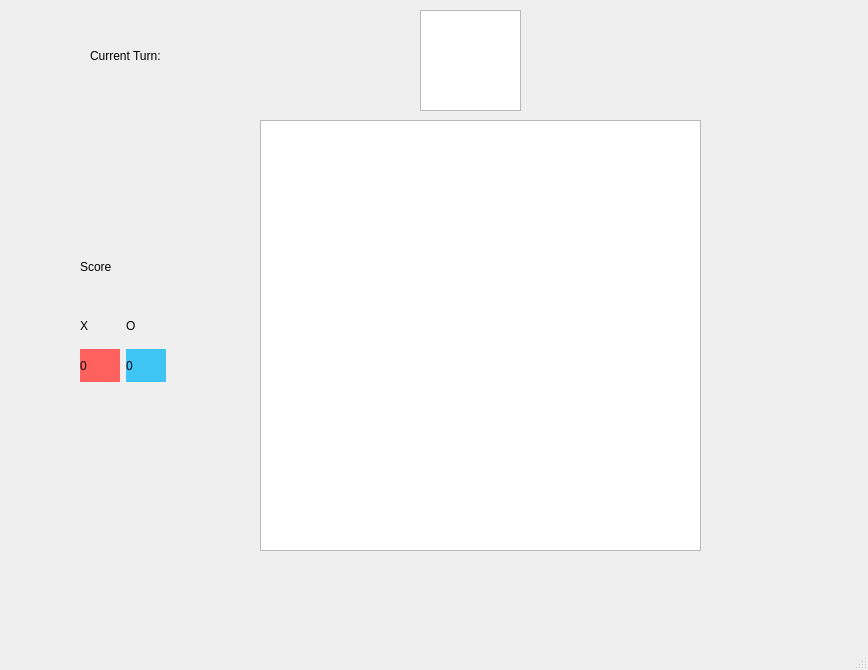
<?xml version="1.0" encoding="UTF-8"?>
<ui version="4.0">
 <class>MainWindow</class>
 <widget class="QMainWindow" name="MainWindow">
  <property name="geometry">
   <rect>
    <x>0</x>
    <y>0</y>
    <width>868</width>
    <height>670</height>
   </rect>
  </property>
  <property name="windowTitle">
   <string>MainWindow</string>
  </property>
  <widget class="QWidget" name="centralwidget">
   <widget class="QGraphicsView" name="GV_gameBoard">
    <property name="geometry">
     <rect>
      <x>260</x>
      <y>120</y>
      <width>441</width>
      <height>431</height>
     </rect>
    </property>
   </widget>
   <widget class="QLabel" name="label_6">
    <property name="geometry">
     <rect>
      <x>90</x>
      <y>30</y>
      <width>321</width>
      <height>51</height>
     </rect>
    </property>
    <property name="styleSheet">
     <string notr="true">qproperty-alignment: AlignRight;
font: 700 36pt &quot;Roboto&quot;;</string>
    </property>
    <property name="text">
     <string>Current Turn:</string>
    </property>
   </widget>
   <widget class="QGraphicsView" name="GV_currentPlayer">
    <property name="geometry">
     <rect>
      <x>420</x>
      <y>10</y>
      <width>101</width>
      <height>101</height>
     </rect>
    </property>
    <property name="minimumSize">
     <size>
      <width>101</width>
      <height>101</height>
     </size>
    </property>
    <property name="styleSheet">
     <string notr="true">background-image: url(:/Resources/x.png);</string>
    </property>
   </widget>
   <widget class="QWidget" name="">
    <property name="geometry">
     <rect>
      <x>80</x>
      <y>230</y>
      <width>86</width>
      <height>152</height>
     </rect>
    </property>
    <layout class="QVBoxLayout" name="verticalLayout">
     <item>
      <widget class="QLabel" name="label">
       <property name="styleSheet">
        <string notr="true">font: 700 24pt &quot;Roboto&quot;;
qproperty-alignment: AlignCenter;</string>
       </property>
       <property name="text">
        <string>Score</string>
       </property>
      </widget>
     </item>
     <item>
      <layout class="QGridLayout" name="gridLayout">
       <item row="0" column="1">
        <widget class="QLabel" name="label_5">
         <property name="styleSheet">
          <string notr="true">qproperty-alignment: AlignCenter;
font: 700 12pt &quot;Roboto&quot;;</string>
         </property>
         <property name="text">
          <string>O</string>
         </property>
        </widget>
       </item>
       <item row="1" column="0">
        <widget class="QLabel" name="labelScoreX">
         <property name="styleSheet">
          <string notr="true">qproperty-alignment: AlignCenter;
background-color: rgb(255, 97, 95);
font: 700 48pt &quot;Roboto&quot;;</string>
         </property>
         <property name="text">
          <string>0</string>
         </property>
        </widget>
       </item>
       <item row="0" column="0">
        <widget class="QLabel" name="label_4">
         <property name="styleSheet">
          <string notr="true">qproperty-alignment: AlignCenter;
font: 700 12pt &quot;Roboto&quot;;</string>
         </property>
         <property name="text">
          <string>X</string>
         </property>
        </widget>
       </item>
       <item row="1" column="1">
        <widget class="QLabel" name="labelScoreY">
         <property name="styleSheet">
          <string notr="true">qproperty-alignment: AlignCenter;
background-color: rgb(62, 197, 243);
font: 700 48pt &quot;Roboto&quot;;</string>
         </property>
         <property name="text">
          <string>0</string>
         </property>
        </widget>
       </item>
      </layout>
     </item>
    </layout>
   </widget>
  </widget>
  <widget class="QMenuBar" name="menubar">
   <property name="geometry">
    <rect>
     <x>0</x>
     <y>0</y>
     <width>868</width>
     <height>22</height>
    </rect>
   </property>
  </widget>
  <widget class="QStatusBar" name="statusbar"/>
 </widget>
 <resources/>
 <connections/>
</ui>
